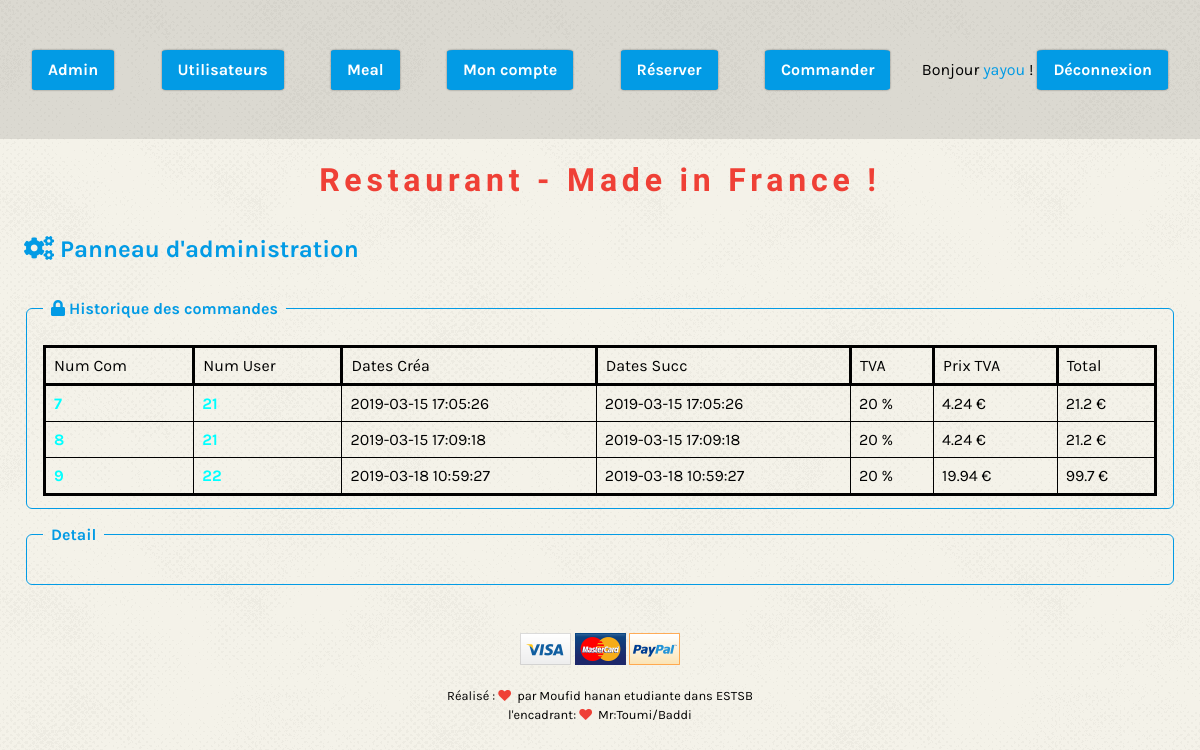
Screenshot of /index.php/user/admin (signed in) with the database file from the repository.
### tables this page shows
CREATE TABLE `order` (
  `Id` int(11) NOT NULL,
  `User_Id` int(11) NOT NULL,
  `TotalAmount` double DEFAULT NULL,
  `TaxRate` float DEFAULT NULL,
  `TaxAmount` double DEFAULT NULL,
  `CreationTimestamp` datetime DEFAULT NULL,
  `CompleteTimestamp` datetime DEFAULT NULL
);

### library/MicroKernel.class.php (called while the page is built, shortened)
<?php
class MicroKernel
{
    private $applicationPath;
    private $configuration;
    private $controllerPath;
    public function __construct()
    {
        $this->applicationPath = realpath(ROOT_PATH.'/application');
        $this->configuration   = new Configuration();
        $this->controllerPath  = null;
    }
    public function bootstrap()
    {
        $this->configuration->load('database');
        $this->configuration->load('library');
        return $this;
    }
    public function loadClass($class)
    {
        $class = str_replace('\\', DIRECTORY_SEPARATOR, $class);
        if(substr($class, -10) == 'Controller')
        {
            $filename = "$this->controllerPath/$class.class.php";
        }
        else if(substr($class, -4) == 'Form')
        {
            $filename = "$this->applicationPath/forms/$class.class.php";
        }
        elseif(substr($class, -5) == 'Model')
        {
            $filename = "$this->applicationPath/models/$class.class.php";
        }
        else
        {
            $filename = "$this->applicationPath/classes/$class.class.php";
        }
    }
    public function run(FrontController $frontController)
    {
        try
        {
            $requestPath = $frontController->buildContext($this->configuration);
            $this->controllerPath = "$this->applicationPath/controllers$requestPath";
            $frontController->run();
            $frontController->renderView();
        }
        catch(Exception $exception)
        {
            ob_clean();
            $frontController->renderErrorView
            (
                implode('<br>',
                [
                    $exception->getMessage(),
                    "<strong>Fichier</strong> : ".$exception->getFile(),
                    "<strong>Ligne</strong> : ".$exception->getLine()
                ])
            );
        }
    }
}?>

### index.php (called while the page is built, shortened)
<?php
require_once 'library/Configuration.class.php';
require_once 'library/Database.class.php';
require_once 'library/MicroKernel.class.php';
$microKernel = new MicroKernel();
$microKernel->bootstrap()->run(new FrontController());

### application/controllers/user/admin/AdminController.class.php (called while the page is built, shortened)
<?php
class AdminController
{
    public function httpGetMethod(Http $http, array $queryFields)
    {
        $model = new OrderModel();
        $ordersList = $model->getAllOrders();
        return [
			'ordersList' => $ordersList
		];
    }
}?>

### library/Database.class.php (called while the page is built, shortened)
<?php
class Database
{
	private $pdo;
	public function __construct()
	{
		$configuration = new Configuration();
		$this->pdo = new PDO
		(
			$configuration->get('database', 'dsn'),
			$configuration->get('database', 'user'),
		);
		$this->pdo->setAttribute(PDO::ATTR_ERRMODE, PDO::ERRMODE_EXCEPTION);
		$this->pdo->exec('SET NAMES UTF8');
	}
    public function query($sql, array $criteria = array())
    {
        $query = $this->pdo->prepare($sql);
        $query->execute($criteria);
        return $query->fetchAll(PDO::FETCH_ASSOC);
    }
}
?>

### library/Configuration.class.php (called while the page is built, shortened)
<?php
class Configuration
{
	private static $registry;
	public function __construct()
	{
		if(Configuration::$registry === null)
		{
			Configuration::$registry = array();
		}
	}
	public function get($filename, $key, $defaultValue = null)
	{
		if(array_key_exists($filename, Configuration::$registry) === true)
		{
			if(array_key_exists($key, Configuration::$registry[$filename]) === true)
			{
				return Configuration::$registry[$filename][$key];
			}
		}
		return $defaultValue;
	}
	public function load($filename)
	{
		Configuration::$registry[$filename] = $config;
	}
}
?>

### application/models/OrderModel.class.php (called while the page is built, shortened)
<?php
class OrderModel {
    static function getAllOrders() {
        $db = new Database();
        $sql = 'SELECT * FROM `order`';
        $query = $db->query($sql);
        return $query;
    }
}?>

### application/www/user/admin/AdminView.phtml (the view)
<h2><i class="fas fa-cogs"></i> Panneau d'administration</h2>
<fieldset>
<legend><i class="fas fa-lock"></i> Historique des commandes</legend>
<table class="generic-table meal-list tableBorders">
    <tbody>
        <tr id="firstRow">
            <td>Num Com</td>
            <td>Num User</td>
            <td>Dates Créa</td>
            <td>Dates Succ</td>
            <td>TVA</td>
            <td>Prix TVA</td>
            <td>Total</td>
        </tr>
        <?php foreach($ordersList as $o):?>
        <tr>
            <td class="coloredNumbers"><?=$o['Id']?></td>
            <td class="coloredNumbers"><?=$o['User_Id']?></td>
            <td><?=$o['CreationTimestamp']?></td>
            <td><?=$o['CompleteTimestamp']?></td>
            <td><?=$o['TaxRate']?> %</td>
            <td><?=$o['TaxAmount']?> &euro;</td>
            <td><?=$o['TotalAmount']?> &euro;</td>
        </tr>
        <?php endforeach;?>
    </tbody>
</table>
</fieldset>
<fieldset>
<legend>Detail</legend>
</fieldset>

### application/www/css/3wa-resto.css (style rules this page uses)
* { box-sizing: border-box; }
body { font-family: 'Karla', sans-serif; }
fieldset { margin-bottom: 1em; padding-left: 1em; padding-right: 1em; border-color: #029be5; border-radius: 6px; }
fieldset legend { padding: 0 0.5em; color: #029be5; font-weight: bold; }
h2 { margin: 1.5em 0; color: #029be5; }
html { background: url('../images/background.png') repeat; overflow-y: scroll; }
.coloredNumbers { color: aqua; font-weight: bold; }

### application/www/css/ui-form.css (style rules this page uses)
legend, select, input { margin-bottom: 2%; }

### application/www/css/ui-table.css (style rules this page uses)
.generic-table { width: 100%; }
.generic-table td, .generic-table th { padding: 0.5em; cursor: default; }
.generic-table tr td { transition: all 0.25s; }
.tableBorders, #firstRow, #firstRow td { border: 3px solid black; }
.tableBorders tr, .tableBorders td { border: 1px solid black; }

### rows the page displays
order: Id "7", User_Id "21", CreationTimestamp "2019-03-15 17:05:26", CompleteTimestamp "2019-03-15 17:05:26", TaxRate "20", TaxAmount "4.24", TotalAmount "21.2"
order: Id "8", User_Id "21", CreationTimestamp "2019-03-15 17:09:18", CompleteTimestamp "2019-03-15 17:09:18", TaxRate "20", TaxAmount "4.24", TotalAmount "21.2"
order: Id "9", User_Id "22", CreationTimestamp "2019-03-18 10:59:27", CompleteTimestamp "2019-03-18 10:59:27", TaxRate "20", TaxAmount "19.94", TotalAmount "99.7"

### other values shown
$_SESSION['user']['FirstName'] "yayou"
